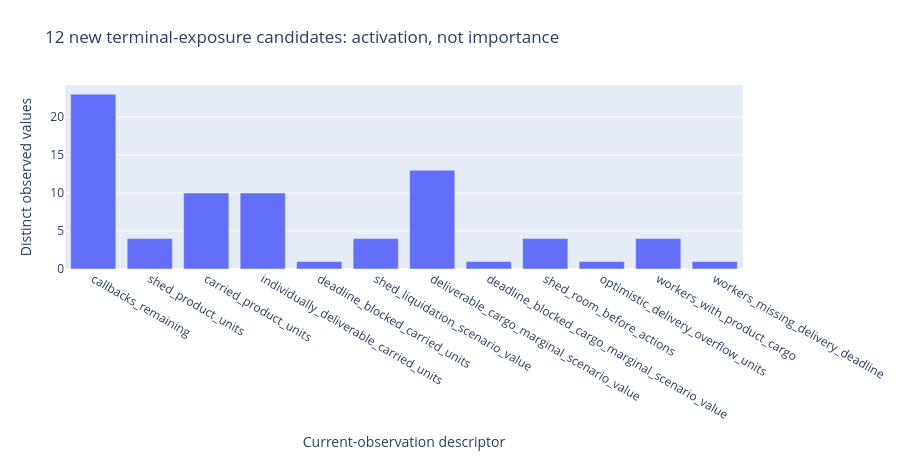

The notebook cell this image was saved under:
### Markdown cell above
### 10 · New feature family: liquidation exposure
These 12 candidates use current own observations only. Delivery is individually feasible or blocked by the terminal deadline; values are conditional single-seller scenarios. They are not used in this intervention or established feature importances.

### Code cell
charts[6].show()
dictionary = pd.read_csv(BASE / 'feature_dictionary.csv')
display(dictionary[['feature','definition','intervention_status']])

### Figure 1 — Plotly figure (JSON) as saved in the notebook; plotly's stock layout.template omitted (floating-point values rounded to 4 significant figures)
{"data": [{"customdata": [[1.0, 23.0, 1.0], [0.0, 25.0, 0.08696], [0.0, 22.0, 0.8261], [0.0, 22.0, 0.8261], [0.0, 0.0, 0.0], [0.0, 1710.0, 0.08696], [0.0, 1986.0, 0.8261], [0.0, 0.0, 0.0], [75.0, 100.0, 1.0], [0.0, 0.0, 0.0], [0.0, 3.0, 0.8261], [0.0, 0.0, 0.0]], "hovertemplate": "%{x}<br>Distinct: %{y}<br>Min: %{customdata[0]}<br>Max: %{customdata[1]}<br>Nonzero: %{customdata[2]}<extra></extra>", "type": "bar", "x": ["callbacks_remaining", "shed_product_units", "carried_product_units", "individually_deliverable_carried_units", "deadline_blocked_carried_units", "shed_liquidation_scenario_value", "deliverable_cargo_marginal_scenario_value", "deadline_blocked_cargo_marginal_scenario_value", "shed_room_before_actions", "optimistic_delivery_overflow_units", "workers_with_product_cargo", "workers_missing_delivery_deadline"], "y": [23, 4, 10, 10, 1, 4, 13, 1, 4, 1, 4, 1]}], "layout": {"height": 460, "margin": {"b": 105, "l": 65, "r": 25, "t": 85}, "title": {"text": "12 new terminal-exposure candidates: activation, not importance"}, "xaxis": {"title": {"text": "Current-observation descriptor"}}, "yaxis": {"title": {"text": "Distinct observed values"}}}}
